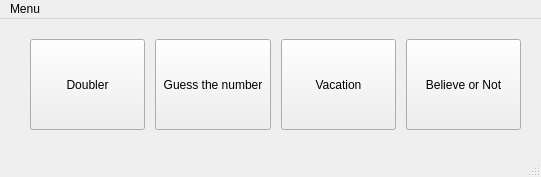
<?xml version="1.0" encoding="UTF-8"?>
<ui version="4.0">
 <class>MainWindow</class>
 <widget class="QMainWindow" name="MainWindow">
  <property name="geometry">
   <rect>
    <x>0</x>
    <y>0</y>
    <width>541</width>
    <height>177</height>
   </rect>
  </property>
  <property name="windowTitle">
   <string>Menu</string>
  </property>
  <widget class="QWidget" name="centralwidget">
   <widget class="QWidget" name="horizontalLayoutWidget">
    <property name="geometry">
     <rect>
      <x>20</x>
      <y>10</y>
      <width>511</width>
      <height>111</height>
     </rect>
    </property>
    <layout class="QHBoxLayout" name="horizontalLayout">
     <property name="spacing">
      <number>10</number>
     </property>
     <property name="leftMargin">
      <number>10</number>
     </property>
     <property name="topMargin">
      <number>10</number>
     </property>
     <property name="rightMargin">
      <number>10</number>
     </property>
     <property name="bottomMargin">
      <number>10</number>
     </property>
     <item>
      <widget class="QPushButton" name="pushButton_doubler">
       <property name="enabled">
        <bool>true</bool>
       </property>
       <property name="sizePolicy">
        <sizepolicy hsizetype="Minimum" vsizetype="Minimum">
         <horstretch>0</horstretch>
         <verstretch>0</verstretch>
        </sizepolicy>
       </property>
       <property name="text">
        <string>Doubler</string>
       </property>
      </widget>
     </item>
     <item>
      <widget class="QPushButton" name="pushButton_guessthenumber">
       <property name="sizePolicy">
        <sizepolicy hsizetype="Minimum" vsizetype="Minimum">
         <horstretch>0</horstretch>
         <verstretch>0</verstretch>
        </sizepolicy>
       </property>
       <property name="text">
        <string>Guess the number</string>
       </property>
      </widget>
     </item>
     <item>
      <widget class="QPushButton" name="pushButton_Vacation">
       <property name="sizePolicy">
        <sizepolicy hsizetype="Minimum" vsizetype="Minimum">
         <horstretch>0</horstretch>
         <verstretch>0</verstretch>
        </sizepolicy>
       </property>
       <property name="text">
        <string>Vacation</string>
       </property>
      </widget>
     </item>
     <item>
      <widget class="QPushButton" name="pushButton_believe_or_not">
       <property name="sizePolicy">
        <sizepolicy hsizetype="Minimum" vsizetype="Minimum">
         <horstretch>0</horstretch>
         <verstretch>0</verstretch>
        </sizepolicy>
       </property>
       <property name="text">
        <string>Believe or Not</string>
       </property>
      </widget>
     </item>
    </layout>
   </widget>
  </widget>
  <widget class="QMenuBar" name="menubar">
   <property name="geometry">
    <rect>
     <x>0</x>
     <y>0</y>
     <width>541</width>
     <height>20</height>
    </rect>
   </property>
   <widget class="QMenu" name="menuMenu">
    <property name="title">
     <string>Menu</string>
    </property>
    <addaction name="actionExit"/>
   </widget>
   <addaction name="menuMenu"/>
  </widget>
  <widget class="QStatusBar" name="statusbar"/>
  <action name="actionExit">
   <property name="text">
    <string>Exit</string>
   </property>
  </action>
 </widget>
 <resources/>
 <connections/>
</ui>
